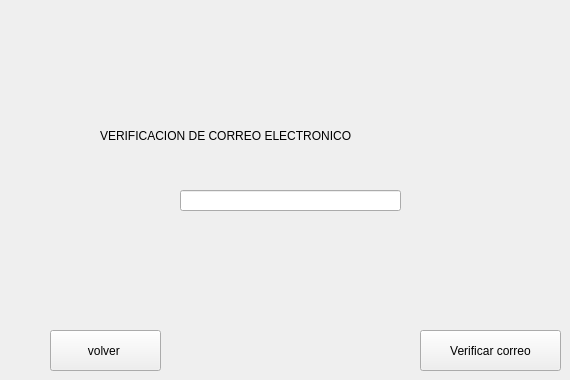
            <widget class="QWidget" name="verificacion_correo">
             <widget class="QLabel" name="codigo_verificacion">
              <property name="geometry">
               <rect>
                <x>180</x>
                <y>240</y>
                <width>201</width>
                <height>41</height>
               </rect>
              </property>
              <property name="text">
               <string/>
              </property>
             </widget>
             <widget class="QLabel" name="label_36">
              <property name="geometry">
               <rect>
                <x>100</x>
                <y>110</y>
                <width>411</width>
                <height>51</height>
               </rect>
              </property>
              <property name="text">
               <string>VERIFICACION DE CORREO ELECTRONICO</string>
              </property>
             </widget>
             <widget class="QLineEdit" name="codigo_intro">
              <property name="geometry">
               <rect>
                <x>180</x>
                <y>190</y>
                <width>221</width>
                <height>21</height>
               </rect>
              </property>
             </widget>
             <widget class="QPushButton" name="boton_verificacionCorreo">
              <property name="geometry">
               <rect>
                <x>420</x>
                <y>330</y>
                <width>141</width>
                <height>41</height>
               </rect>
              </property>
              <property name="text">
               <string>Verificar correo</string>
              </property>
             </widget>
             <widget class="QPushButton" name="boton_volver">
              <property name="geometry">
               <rect>
                <x>50</x>
                <y>330</y>
                <width>111</width>
                <height>41</height>
               </rect>
              </property>
              <property name="text">
               <string>volver </string>
              </property>
             </widget>
            </widget>
